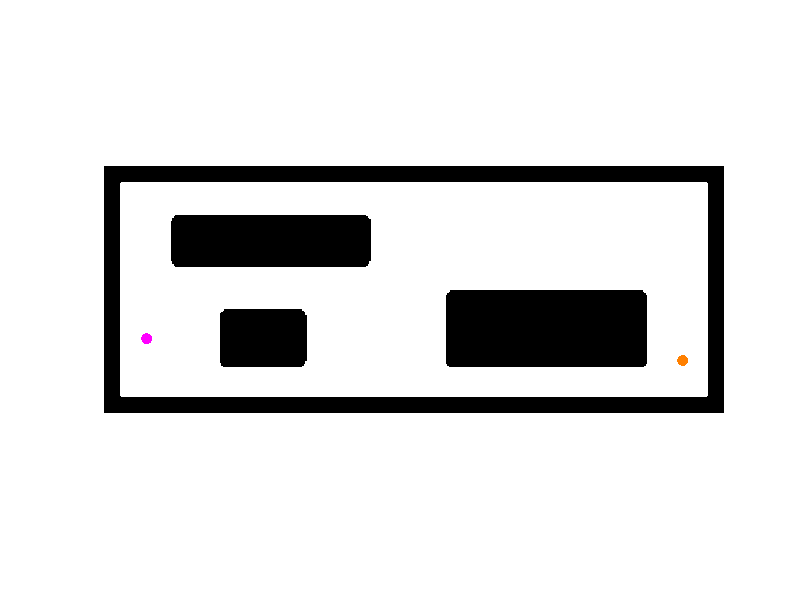

Reproduce this figure in MATLAB. (Note: this script raises an error after producing the figure.)
clc; close all; clear all;

% Start timing for performance measurement
tic;

% Load the map and initialize parameters
load('image_map.mat');
start_point = [120, 30];
goal_point = [135, 400];
goal_radius = 5;          % Acceptable radius to consider goal reached
step_size = 10;           % Maximum step size for extending tree (eta)
neighbor_radius = 10;     % Radius for neighbor search in rewiring

% Initialize tree with start point
tree_x = start_point(1);
tree_y = start_point(2);
parent_index = -1;        % Array to store parent indices (-1 for root)
path_costs = 0;           % Array to store cost-to-come for each node
best_path_cost = Inf;     % Cost of best path found
goal_reached_index = -1;  % Index of node that reached goal
max_iterations = 3000;    % Maximum number of iterations

% Create figure and plot start/goal points
figure;
imshow(image_map);
hold on;
h1 = plot(start_point(2), start_point(1), '.', 'markersize', 24, 'color', [1 0 1]);
h2 = plot(goal_point(2), goal_point(1), '.', 'markersize', 24, 'color', [1 0.5 0]);

% Main RRT* loop
for iter = 1:max_iterations
    % Generate random point (biased towards goal)
    if rand < 0.1  % 10% chance to sample goal directly
        random_x = goal_point(1);
        random_y = goal_point(2);
    else
        random_x = randi(size(image_map, 1));
        random_y = randi(size(image_map, 2));
    end
    
    % Find nearest node in tree
    distances_to_random = sqrt((random_x-tree_x).^2 + (random_y-tree_y).^2);
    [min_dist, nearest_index] = min(distances_to_random);
    
    % Check if path to random point is collision-free
    if check_collision(tree_x(nearest_index), random_x, tree_y(nearest_index), random_y, image_map)
        % Limit step size
        step_length = min(step_size, min_dist);
        k = step_length / min_dist;
        
        % Calculate new node position
        new_x = round((1-k)*tree_x(nearest_index) + k*random_x);
        new_y = round((1-k)*tree_y(nearest_index) + k*random_y);
        
        % Find neighbors for rewiring
        distances_to_new = sqrt((tree_x - new_x).^2 + (tree_y - new_y).^2);
        neighbor_indices = find(distances_to_new <= neighbor_radius);
        
        % Choose best parent from neighbors
        [sorted_costs, sort_indices] = sort(path_costs(neighbor_indices) + distances_to_new(neighbor_indices));
        
        valid_parent_found = false;
        parent_search_idx = 1;
        while ~valid_parent_found && parent_search_idx <= length(sort_indices)
            candidate_parent_idx = sort_indices(parent_search_idx);
            if check_collision(tree_x(neighbor_indices(candidate_parent_idx)), new_x, ...
                             tree_y(neighbor_indices(candidate_parent_idx)), new_y, image_map)
                new_cost = sorted_costs(parent_search_idx);
                valid_parent_found = true;
            else
                parent_search_idx = parent_search_idx + 1;
            end
        end
        
        % Add node to tree if valid parent found
        if valid_parent_found
           
            % Plot new node and connection
            h3 = plot(new_y, new_x, '.', 'markersize', 3, 'color', [0 0 1]);
            h4 = plot([tree_y(neighbor_indices(candidate_parent_idx)) new_y], ...
                     [tree_x(neighbor_indices(candidate_parent_idx)) new_x], 'g-', 'LineWidth', 0.5);
            
            % Add node to tree
            tree_x = [tree_x new_x];
            tree_y = [tree_y new_y];
            parent_index = [parent_index neighbor_indices(candidate_parent_idx)];
            path_costs = [path_costs new_cost];
            current_node_idx = length(tree_x);
            
            % Rewiring step - check if new node provides better path to neighbors
            neighbors_to_rewire = find(new_cost + distances_to_new(neighbor_indices) < path_costs(neighbor_indices));
            for rewire_idx = 1:length(neighbors_to_rewire)
                node_idx = neighbor_indices(neighbors_to_rewire(rewire_idx));
                if node_idx <= length(tree_x) && check_collision(tree_x(node_idx), new_x, tree_y(node_idx), new_y, image_map)
                    parent_index(node_idx) = current_node_idx;
                    path_costs(node_idx) = new_cost + distances_to_new(node_idx);
                    plot([tree_y(node_idx) new_y], [tree_x(node_idx) new_x], 'g-', 'LineWidth', 0.5);
                end
            end
            
            % Check if goal reached
            dist_to_goal = sqrt((new_x-goal_point(1))^2 + (new_y-goal_point(2))^2);
            if dist_to_goal < goal_radius
                current_path_cost = new_cost + dist_to_goal;
                if current_path_cost < best_path_cost
                    best_path_cost = current_path_cost;
                    goal_reached_index = current_node_idx;
                end
            end
        end
    end
    title(['Iteration: ', num2str(iter)]);
    drawnow;
end

% Calculate total execution time
execution_time = toc;

% Final plot with results
if goal_reached_index > 0
    h5 = plot_optimal_path(tree_x, tree_y, parent_index, goal_reached_index, image_map);
    title(sprintf('Best Path Cost: %.2f - Total Iterations: %d - Time: %.2f s', ...
          best_path_cost, iter, execution_time));
    legend([h1, h2, h3, h4, h5], 'Start Point', 'Goal Point', 'RRT* Nodes', 'Tree Expansion', 'Optimal Path', 'Location', 'southoutside');
else
    title(sprintf('Path not found - Total Iterations: %d - Time: %.2f s', ...
          iter, execution_time));
    legend([h1, h2, h3, h4], 'Start Point', 'Goal Point', 'RRT* Nodes', 'Tree Expansion', 'Location', 'southoutside');
end

% Function to check if path between two points is collision-free
function valid = check_collision(x1, x2, y1, y2, map)
    % Generate points along line
    points = [linspace(x1, x2, 20)', linspace(y1, y2, 20)'];
    rounded_points = round(points);
    
    % Check if points are within map bounds
    valid = all(rounded_points(:,1) >= 1 & rounded_points(:,1) <= size(map,1) & ...
               rounded_points(:,2) >= 1 & rounded_points(:,2) <= size(map,2));
    
    % Check if path intersects obstacles
    if valid
        valid = all(map(sub2ind(size(map), rounded_points(:,1), rounded_points(:,2))));
    end
end

% Function to plot the optimal path from start to goal
function h = plot_optimal_path(tree_x, tree_y, parent_index, goal_idx, map)
    if goal_idx <= length(tree_x)
        current_idx = goal_idx;
        while current_idx > 0 && parent_index(current_idx) ~= -1 && current_idx <= length(parent_index)
            if check_collision(tree_x(parent_index(current_idx)), tree_x(current_idx), ...
                             tree_y(parent_index(current_idx)), tree_y(current_idx), map)
                h = plot([tree_y(parent_index(current_idx)) tree_y(current_idx)], ...
                        [tree_x(parent_index(current_idx)) tree_x(current_idx)], 'r-', 'linewidth', 2);
            end
            current_idx = parent_index(current_idx);
        end
    end
end